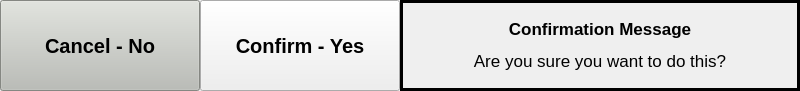
<?xml version="1.0" encoding="UTF-8"?>
<ui version="4.0">
 <class>Form</class>
 <widget class="QWidget" name="Form">
  <property name="geometry">
   <rect>
    <x>0</x>
    <y>0</y>
    <width>800</width>
    <height>91</height>
   </rect>
  </property>
  <property name="windowTitle">
   <string>Form</string>
  </property>
  <layout class="QHBoxLayout" name="horizontalLayout">
   <property name="spacing">
    <number>0</number>
   </property>
   <property name="leftMargin">
    <number>0</number>
   </property>
   <property name="topMargin">
    <number>0</number>
   </property>
   <property name="rightMargin">
    <number>0</number>
   </property>
   <property name="bottomMargin">
    <number>0</number>
   </property>
   <item>
    <widget class="QPushButton" name="button_cancel">
     <property name="sizePolicy">
      <sizepolicy hsizetype="Minimum" vsizetype="Expanding">
       <horstretch>0</horstretch>
       <verstretch>0</verstretch>
      </sizepolicy>
     </property>
     <property name="palette">
      <palette>
       <active>
        <colorrole role="WindowText">
         <brush brushstyle="SolidPattern">
          <color alpha="255">
           <red>0</red>
           <green>0</green>
           <blue>0</blue>
          </color>
         </brush>
        </colorrole>
        <colorrole role="Button">
         <brush brushstyle="SolidPattern">
          <color alpha="255">
           <red>186</red>
           <green>189</green>
           <blue>182</blue>
          </color>
         </brush>
        </colorrole>
        <colorrole role="Light">
         <brush brushstyle="SolidPattern">
          <color alpha="255">
           <red>255</red>
           <green>255</green>
           <blue>255</blue>
          </color>
         </brush>
        </colorrole>
        <colorrole role="Midlight">
         <brush brushstyle="SolidPattern">
          <color alpha="255">
           <red>220</red>
           <green>222</green>
           <blue>218</blue>
          </color>
         </brush>
        </colorrole>
        <colorrole role="Dark">
         <brush brushstyle="SolidPattern">
          <color alpha="255">
           <red>93</red>
           <green>94</green>
           <blue>91</blue>
          </color>
         </brush>
        </colorrole>
        <colorrole role="Mid">
         <brush brushstyle="SolidPattern">
          <color alpha="255">
           <red>124</red>
           <green>126</green>
           <blue>121</blue>
          </color>
         </brush>
        </colorrole>
        <colorrole role="Text">
         <brush brushstyle="SolidPattern">
          <color alpha="255">
           <red>0</red>
           <green>0</green>
           <blue>0</blue>
          </color>
         </brush>
        </colorrole>
        <colorrole role="BrightText">
         <brush brushstyle="SolidPattern">
          <color alpha="255">
           <red>255</red>
           <green>255</green>
           <blue>255</blue>
          </color>
         </brush>
        </colorrole>
        <colorrole role="ButtonText">
         <brush brushstyle="SolidPattern">
          <color alpha="255">
           <red>0</red>
           <green>0</green>
           <blue>0</blue>
          </color>
         </brush>
        </colorrole>
        <colorrole role="Base">
         <brush brushstyle="SolidPattern">
          <color alpha="255">
           <red>255</red>
           <green>255</green>
           <blue>255</blue>
          </color>
         </brush>
        </colorrole>
        <colorrole role="Window">
         <brush brushstyle="SolidPattern">
          <color alpha="255">
           <red>186</red>
           <green>189</green>
           <blue>182</blue>
          </color>
         </brush>
        </colorrole>
        <colorrole role="Shadow">
         <brush brushstyle="SolidPattern">
          <color alpha="255">
           <red>0</red>
           <green>0</green>
           <blue>0</blue>
          </color>
         </brush>
        </colorrole>
        <colorrole role="AlternateBase">
         <brush brushstyle="SolidPattern">
          <color alpha="255">
           <red>220</red>
           <green>222</green>
           <blue>218</blue>
          </color>
         </brush>
        </colorrole>
        <colorrole role="ToolTipBase">
         <brush brushstyle="SolidPattern">
          <color alpha="255">
           <red>255</red>
           <green>255</green>
           <blue>220</blue>
          </color>
         </brush>
        </colorrole>
        <colorrole role="ToolTipText">
         <brush brushstyle="SolidPattern">
          <color alpha="255">
           <red>0</red>
           <green>0</green>
           <blue>0</blue>
          </color>
         </brush>
        </colorrole>
       </active>
       <inactive>
        <colorrole role="WindowText">
         <brush brushstyle="SolidPattern">
          <color alpha="255">
           <red>0</red>
           <green>0</green>
           <blue>0</blue>
          </color>
         </brush>
        </colorrole>
        <colorrole role="Button">
         <brush brushstyle="SolidPattern">
          <color alpha="255">
           <red>186</red>
           <green>189</green>
           <blue>182</blue>
          </color>
         </brush>
        </colorrole>
        <colorrole role="Light">
         <brush brushstyle="SolidPattern">
          <color alpha="255">
           <red>255</red>
           <green>255</green>
           <blue>255</blue>
          </color>
         </brush>
        </colorrole>
        <colorrole role="Midlight">
         <brush brushstyle="SolidPattern">
          <color alpha="255">
           <red>220</red>
           <green>222</green>
           <blue>218</blue>
          </color>
         </brush>
        </colorrole>
        <colorrole role="Dark">
         <brush brushstyle="SolidPattern">
          <color alpha="255">
           <red>93</red>
           <green>94</green>
           <blue>91</blue>
          </color>
         </brush>
        </colorrole>
        <colorrole role="Mid">
         <brush brushstyle="SolidPattern">
          <color alpha="255">
           <red>124</red>
           <green>126</green>
           <blue>121</blue>
          </color>
         </brush>
        </colorrole>
        <colorrole role="Text">
         <brush brushstyle="SolidPattern">
          <color alpha="255">
           <red>0</red>
           <green>0</green>
           <blue>0</blue>
          </color>
         </brush>
        </colorrole>
        <colorrole role="BrightText">
         <brush brushstyle="SolidPattern">
          <color alpha="255">
           <red>255</red>
           <green>255</green>
           <blue>255</blue>
          </color>
         </brush>
        </colorrole>
        <colorrole role="ButtonText">
         <brush brushstyle="SolidPattern">
          <color alpha="255">
           <red>0</red>
           <green>0</green>
           <blue>0</blue>
          </color>
         </brush>
        </colorrole>
        <colorrole role="Base">
         <brush brushstyle="SolidPattern">
          <color alpha="255">
           <red>255</red>
           <green>255</green>
           <blue>255</blue>
          </color>
         </brush>
        </colorrole>
        <colorrole role="Window">
         <brush brushstyle="SolidPattern">
          <color alpha="255">
           <red>186</red>
           <green>189</green>
           <blue>182</blue>
          </color>
         </brush>
        </colorrole>
        <colorrole role="Shadow">
         <brush brushstyle="SolidPattern">
          <color alpha="255">
           <red>0</red>
           <green>0</green>
           <blue>0</blue>
          </color>
         </brush>
        </colorrole>
        <colorrole role="AlternateBase">
         <brush brushstyle="SolidPattern">
          <color alpha="255">
           <red>220</red>
           <green>222</green>
           <blue>218</blue>
          </color>
         </brush>
        </colorrole>
        <colorrole role="ToolTipBase">
         <brush brushstyle="SolidPattern">
          <color alpha="255">
           <red>255</red>
           <green>255</green>
           <blue>220</blue>
          </color>
         </brush>
        </colorrole>
        <colorrole role="ToolTipText">
         <brush brushstyle="SolidPattern">
          <color alpha="255">
           <red>0</red>
           <green>0</green>
           <blue>0</blue>
          </color>
         </brush>
        </colorrole>
       </inactive>
       <disabled>
        <colorrole role="WindowText">
         <brush brushstyle="SolidPattern">
          <color alpha="255">
           <red>93</red>
           <green>94</green>
           <blue>91</blue>
          </color>
         </brush>
        </colorrole>
        <colorrole role="Button">
         <brush brushstyle="SolidPattern">
          <color alpha="255">
           <red>186</red>
           <green>189</green>
           <blue>182</blue>
          </color>
         </brush>
        </colorrole>
        <colorrole role="Light">
         <brush brushstyle="SolidPattern">
          <color alpha="255">
           <red>255</red>
           <green>255</green>
           <blue>255</blue>
          </color>
         </brush>
        </colorrole>
        <colorrole role="Midlight">
         <brush brushstyle="SolidPattern">
          <color alpha="255">
           <red>220</red>
           <green>222</green>
           <blue>218</blue>
          </color>
         </brush>
        </colorrole>
        <colorrole role="Dark">
         <brush brushstyle="SolidPattern">
          <color alpha="255">
           <red>93</red>
           <green>94</green>
           <blue>91</blue>
          </color>
         </brush>
        </colorrole>
        <colorrole role="Mid">
         <brush brushstyle="SolidPattern">
          <color alpha="255">
           <red>124</red>
           <green>126</green>
           <blue>121</blue>
          </color>
         </brush>
        </colorrole>
        <colorrole role="Text">
         <brush brushstyle="SolidPattern">
          <color alpha="255">
           <red>93</red>
           <green>94</green>
           <blue>91</blue>
          </color>
         </brush>
        </colorrole>
        <colorrole role="BrightText">
         <brush brushstyle="SolidPattern">
          <color alpha="255">
           <red>255</red>
           <green>255</green>
           <blue>255</blue>
          </color>
         </brush>
        </colorrole>
        <colorrole role="ButtonText">
         <brush brushstyle="SolidPattern">
          <color alpha="255">
           <red>93</red>
           <green>94</green>
           <blue>91</blue>
          </color>
         </brush>
        </colorrole>
        <colorrole role="Base">
         <brush brushstyle="SolidPattern">
          <color alpha="255">
           <red>186</red>
           <green>189</green>
           <blue>182</blue>
          </color>
         </brush>
        </colorrole>
        <colorrole role="Window">
         <brush brushstyle="SolidPattern">
          <color alpha="255">
           <red>186</red>
           <green>189</green>
           <blue>182</blue>
          </color>
         </brush>
        </colorrole>
        <colorrole role="Shadow">
         <brush brushstyle="SolidPattern">
          <color alpha="255">
           <red>0</red>
           <green>0</green>
           <blue>0</blue>
          </color>
         </brush>
        </colorrole>
        <colorrole role="AlternateBase">
         <brush brushstyle="SolidPattern">
          <color alpha="255">
           <red>186</red>
           <green>189</green>
           <blue>182</blue>
          </color>
         </brush>
        </colorrole>
        <colorrole role="ToolTipBase">
         <brush brushstyle="SolidPattern">
          <color alpha="255">
           <red>255</red>
           <green>255</green>
           <blue>220</blue>
          </color>
         </brush>
        </colorrole>
        <colorrole role="ToolTipText">
         <brush brushstyle="SolidPattern">
          <color alpha="255">
           <red>0</red>
           <green>0</green>
           <blue>0</blue>
          </color>
         </brush>
        </colorrole>
       </disabled>
      </palette>
     </property>
     <property name="font">
      <font>
       <pointsize>15</pointsize>
       <weight>75</weight>
       <bold>true</bold>
      </font>
     </property>
     <property name="text">
      <string>Cancel - No</string>
     </property>
    </widget>
   </item>
   <item>
    <widget class="QPushButton" name="button_confirm">
     <property name="sizePolicy">
      <sizepolicy hsizetype="Minimum" vsizetype="Expanding">
       <horstretch>0</horstretch>
       <verstretch>0</verstretch>
      </sizepolicy>
     </property>
     <property name="font">
      <font>
       <pointsize>15</pointsize>
       <weight>75</weight>
       <bold>true</bold>
      </font>
     </property>
     <property name="text">
      <string>Confirm - Yes</string>
     </property>
    </widget>
   </item>
   <item>
    <widget class="QLabel" name="confirm_msg">
     <property name="minimumSize">
      <size>
       <width>400</width>
       <height>0</height>
      </size>
     </property>
     <property name="font">
      <font>
       <pointsize>13</pointsize>
      </font>
     </property>
     <property name="frameShape">
      <enum>QFrame::Box</enum>
     </property>
     <property name="lineWidth">
      <number>3</number>
     </property>
     <property name="text">
      <string>&lt;html&gt;&lt;head/&gt;&lt;body&gt;&lt;p&gt;&lt;span style=&quot; font-weight:600;&quot;&gt;Confirmation Message&lt;/span&gt;&lt;/p&gt;&lt;p&gt;Are you sure you want to do this?&lt;/p&gt;&lt;/body&gt;&lt;/html&gt;</string>
     </property>
     <property name="alignment">
      <set>Qt::AlignCenter</set>
     </property>
     <property name="wordWrap">
      <bool>true</bool>
     </property>
     <property name="margin">
      <number>6</number>
     </property>
    </widget>
   </item>
  </layout>
 </widget>
 <resources/>
 <connections/>
</ui>
